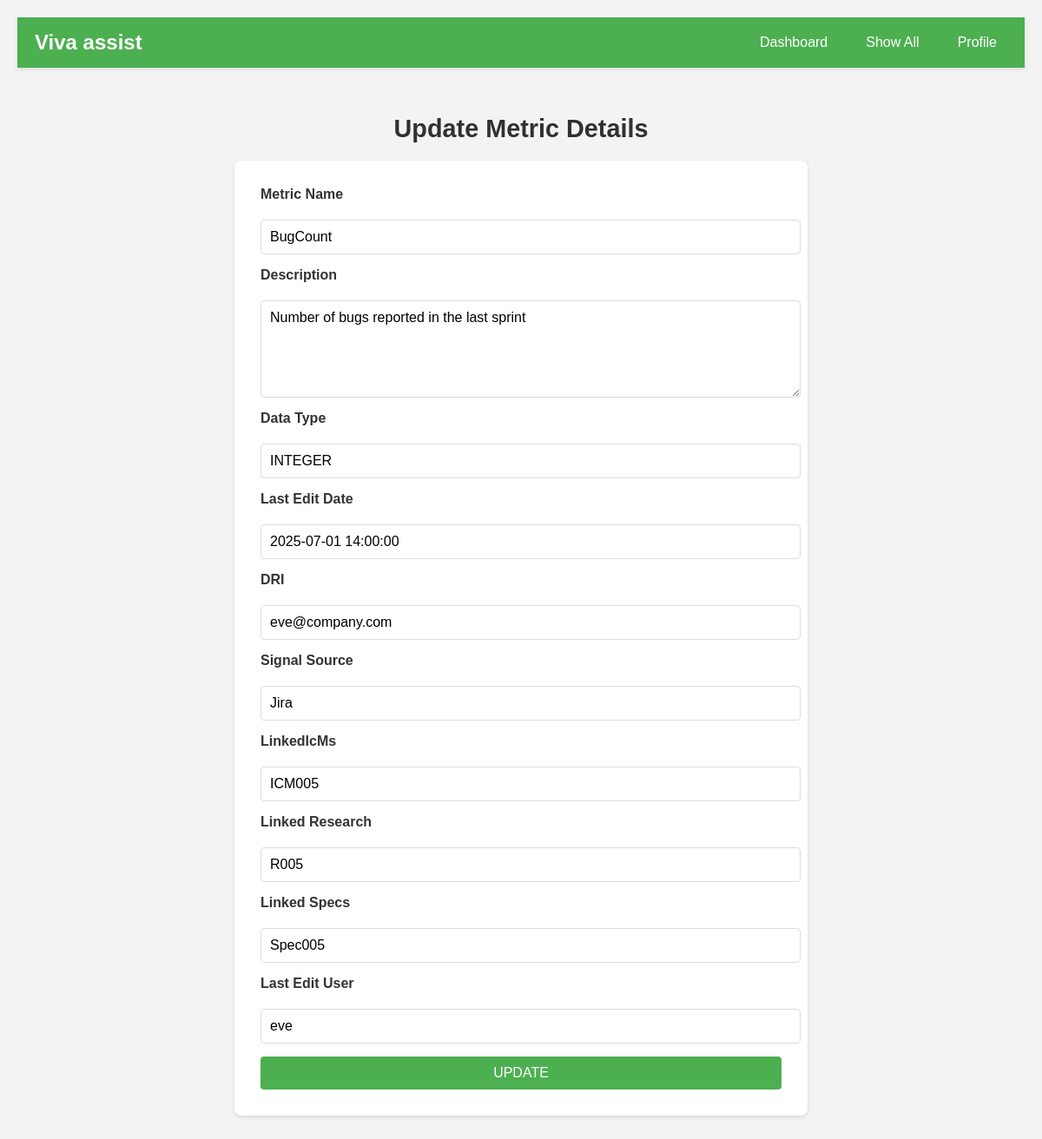
Page /update/BugCount (signed in) on the committed database.
### App/models.py (models this page shows)
class Metric(db.Model):
    __tablename__ = 'Metrics'  # Specify the table name
    MetricName = db.Column(db.String(255), primary_key=True, nullable=False)
    Description = db.Column(db.Text, nullable=False)
    DataType = db.Column(db.String(100), nullable=False)
    EditDate = db.Column(db.DateTime,primary_key=True, default=datetime.now(timezone.utc), nullable=False)
    DRI = db.Column(db.String(100), nullable=True)
    SignalSource = db.Column(db.String(100), nullable=True)
    LinkedIcMs = db.Column(db.String(100), nullable=True)
    LinkedResearch = db.Column(db.String(100), nullable=True)
    LinkedSpecs = db.Column(db.String(100), nullable=True)
    EditUser = db.Column(db.String(100), nullable=False)

### App/routes.py (the view)
@main.route('/update/<MetricName>', methods=['GET','POST'])
@login_required
def update(MetricName):
    return update_view(MetricName)

### App/data_access.py (called while the page is built)
def fetch_row(MetricName):
    query = text("SELECT * FROM Metrics WHERE MetricName= :metricname ORDER BY EditDate DESC")
    result = db.session.execute(query, {"metricname": MetricName})
    return result.fetchone()

def update_user_activity_entry(user):
    current_time = datetime.now(tz=timezone.utc)
    query = text("""
            UPDATE UserLogHistory
            SET last_active = :last_active
            WHERE id = (
                SELECT id
                FROM UserLogHistory
                WHERE email = :email AND logout_time IS NULL
                ORDER BY id DESC
                LIMIT 1
            );
            """)
    db.session.execute(query, {
    'last_active': current_time.strftime("%Y-%m-%d %H:%M:%S"),
    'email': user.email,
    })
    db.session.commit()

### App/session_manager.py (called while the page is built)
def check_session_timeout(app):
    if 'last_activity' in session:      #session has not expired
        now = datetime.now(tz=timezone.utc)
        last_activity = session['last_activity']
        timeout = app.config['PERMANENT_SESSION_LIFETIME']
        if now - datetime.fromisoformat(last_activity) <= timeout: #session has not expired, so update the last_active time in the database
            if(current_user.is_authenticated):
                update_user_activity_entry(current_user)
    if(('last_activity' not in session) and (current_user.is_authenticated)):
        update_user_logout_entry(current_user)
        session.clear()
        logout_user()
        flash('Your session has expired. Please login again.','session_expired')
        return redirect(url_for('main.login'))
    session['last_activity'] = datetime.now(tz=timezone.utc).isoformat()

### App/views/dashboard.py (called while the page is built, shortened)
def update_view(MetricName):
    if(current_user.isActive == 'yes'):
        row = fetch_row(MetricName)
        return render_template('update.html', row = row)
    else:
        flash('You do not have permission to view this page. Please contact the Admin.', 'danger')
        return redirect(url_for('main.login'))

### App/templates/update.html
{% extends "base.html" %}
{% block content %}
<div class="update-form-container">
    <h2 class="update-form-heading">Update Metric Details</h2>
    <form class="update-form" method="POST">
        <label class="update-form-label" for="metric-name">Metric Name</label>
        <input class="update-form-input" type="text" id="metric-name" name="metric-name" value="{{row[0]}}" required>
        <label class="update-form-label" for="description">Description</label>
        <textarea class="update-form-input" id="description" name="description" rows="5" required>{{row[1]}}</textarea>
        <label class="update-form-label" for="data-type">Data Type</label>
        <input class="update-form-input" type="text" id="data-type" name="data-type" value="{{row[2]}}" required>
        <label class="update-form-label" for="edit-date">Last Edit Date</label>
        <input class="update-form-input" type="text" id="edit-date" name="edit-date" value="{{row[3]}}" readonly>
        <label class="update-form-label" for="dri">DRI</label>
        <input class="update-form-input" type="text" id="dri" name="dri" value="{{row[4]}}" >
        <label class="update-form-label" for="signal-source">Signal Source</label>
        <input class="update-form-input" type="text" id="signal-source" name="signal-source" value="{{row[5]}}" >
        <label class="update-form-label" for="linked-icms">LinkedIcMs</label>
        <input class="update-form-input" type="text" id="linked-icms" name="linked-icms" value="{{row[6]}}" >
        <label class="update-form-label" for="linked-research">Linked Research</label>
        <input class="update-form-input" type="text" id="linked-research" name="linked-research" value="{{row[7]}}" >
        <label class="update-form-label" for="linked-specs">Linked Specs</label>
        <input class="update-form-input" type="text" id="linked-specs" name="linked-specs" value="{{row[8]}}" >
        <label class="update-form-label" for="edit-user">Last Edit User</label>
        <input class="update-form-input" type="text" id="edit-user" name="edit-user" value="{{row[9]}}" readonly>
        <button class="update-form-button" type="submit">Update</button>
    </form>
</div>
{% endblock %}

### App/static/style.css (style rules this page uses)
body { font-family: Arial, sans-serif; background-color: #f3f3f3; margin: 20px; }
.update-form-container { display: flex; flex-direction: column; justify-content: center; align-items: center; padding: 20px; margin-top: 10px; }
.update-form-heading { font-family: Arial, sans-serif; font-size: 1.8rem; color: #303030; text-align: center; margin-bottom: 20px; }
.update-form { background-color: #fff; padding: 30px; border-radius: 8px; box-shadow: 0 2px 5px rgba(0, 0, 0, 0.1); max-width: 600px; width: 100%; display: flex; flex-direction: column; gap: 15px; }
.update-form-label { font-size: 1rem; font-weight: bold; color: #333; margin-bottom: 5px; }
.update-form-input { padding: 10px; border: 1px solid #ddd; border-radius: 4px; font-size: 1rem; width: 100%; }
textarea.update-form-input { resize: vertical; font-family: Arial, sans-serif; }
.update-form-button { padding: 10px; background-color: #4CAF50; color: white; border: none; border-radius: 4px; font-size: 1rem; cursor: pointer; text-transform: uppercase; }

### rows in the picture
Metric: metric-name "BugCount", description "Number of bugs reported in the last sprint", data-type "INTEGER", edit-date "2025-07-01 14:00:00", dri "eve@company.com", signal-source "Jira", linked-icms "ICM005", linked-research "R005", linked-specs "Spec005", edit-user "eve"
